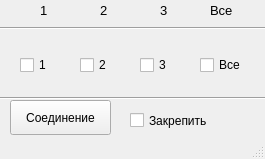
<?xml version="1.0" encoding="UTF-8"?>
<ui version="4.0">
 <class>MainWindow</class>
 <widget class="QMainWindow" name="MainWindow">
  <property name="geometry">
   <rect>
    <x>0</x>
    <y>0</y>
    <width>265</width>
    <height>159</height>
   </rect>
  </property>
  <property name="windowTitle">
   <string>ПО для разрыва соединения</string>
  </property>
  <widget class="QWidget" name="centralwidget">
   <widget class="QCheckBox" name="CB1">
    <property name="geometry">
     <rect>
      <x>20</x>
      <y>40</y>
      <width>50</width>
      <height>50</height>
     </rect>
    </property>
    <property name="text">
     <string>1</string>
    </property>
   </widget>
   <widget class="QCheckBox" name="CB2">
    <property name="geometry">
     <rect>
      <x>80</x>
      <y>40</y>
      <width>50</width>
      <height>50</height>
     </rect>
    </property>
    <property name="text">
     <string>2</string>
    </property>
   </widget>
   <widget class="QCheckBox" name="CB3">
    <property name="geometry">
     <rect>
      <x>140</x>
      <y>40</y>
      <width>50</width>
      <height>50</height>
     </rect>
    </property>
    <property name="text">
     <string>3</string>
    </property>
   </widget>
   <widget class="QCheckBox" name="CBA">
    <property name="geometry">
     <rect>
      <x>200</x>
      <y>40</y>
      <width>50</width>
      <height>50</height>
     </rect>
    </property>
    <property name="text">
     <string>Все</string>
    </property>
   </widget>
   <widget class="QLabel" name="label">
    <property name="geometry">
     <rect>
      <x>210</x>
      <y>0</y>
      <width>31</width>
      <height>21</height>
     </rect>
    </property>
    <property name="font">
     <font>
      <pointsize>10</pointsize>
     </font>
    </property>
    <property name="text">
     <string>Все </string>
    </property>
   </widget>
   <widget class="Line" name="line">
    <property name="geometry">
     <rect>
      <x>0</x>
      <y>20</y>
      <width>491</width>
      <height>16</height>
     </rect>
    </property>
    <property name="orientation">
     <enum>Qt::Horizontal</enum>
    </property>
   </widget>
   <widget class="QLabel" name="label_2">
    <property name="geometry">
     <rect>
      <x>40</x>
      <y>0</y>
      <width>31</width>
      <height>21</height>
     </rect>
    </property>
    <property name="font">
     <font>
      <pointsize>10</pointsize>
     </font>
    </property>
    <property name="text">
     <string>1</string>
    </property>
   </widget>
   <widget class="QLabel" name="label_3">
    <property name="geometry">
     <rect>
      <x>100</x>
      <y>0</y>
      <width>31</width>
      <height>21</height>
     </rect>
    </property>
    <property name="font">
     <font>
      <pointsize>10</pointsize>
     </font>
    </property>
    <property name="text">
     <string>2</string>
    </property>
   </widget>
   <widget class="QLabel" name="label_4">
    <property name="geometry">
     <rect>
      <x>160</x>
      <y>0</y>
      <width>31</width>
      <height>21</height>
     </rect>
    </property>
    <property name="font">
     <font>
      <pointsize>10</pointsize>
     </font>
    </property>
    <property name="text">
     <string>3</string>
    </property>
   </widget>
   <widget class="Line" name="line_2">
    <property name="geometry">
     <rect>
      <x>-10</x>
      <y>90</y>
      <width>491</width>
      <height>16</height>
     </rect>
    </property>
    <property name="orientation">
     <enum>Qt::Horizontal</enum>
    </property>
   </widget>
   <widget class="QPushButton" name="pushButton">
    <property name="geometry">
     <rect>
      <x>10</x>
      <y>100</y>
      <width>101</width>
      <height>35</height>
     </rect>
    </property>
    <property name="text">
     <string>Соединение</string>
    </property>
    <property name="icon">
     <iconset>
      <normaloff>pics/refresh.png</normaloff>pics/refresh.png</iconset>
    </property>
    <property name="iconSize">
     <size>
      <width>25</width>
      <height>25</height>
     </size>
    </property>
   </widget>
   <widget class="QCheckBox" name="CBZakrep">
    <property name="geometry">
     <rect>
      <x>130</x>
      <y>110</y>
      <width>81</width>
      <height>21</height>
     </rect>
    </property>
    <property name="text">
     <string>Закрепить</string>
    </property>
   </widget>
  </widget>
  <widget class="QMenuBar" name="menubar">
   <property name="geometry">
    <rect>
     <x>0</x>
     <y>0</y>
     <width>265</width>
     <height>21</height>
    </rect>
   </property>
  </widget>
  <widget class="QStatusBar" name="statusbar"/>
  <action name="action">
   <property name="text">
    <string>О программе</string>
   </property>
   <property name="menuRole">
    <enum>QAction::AboutRole</enum>
   </property>
  </action>
 </widget>
 <resources/>
 <connections/>
</ui>
